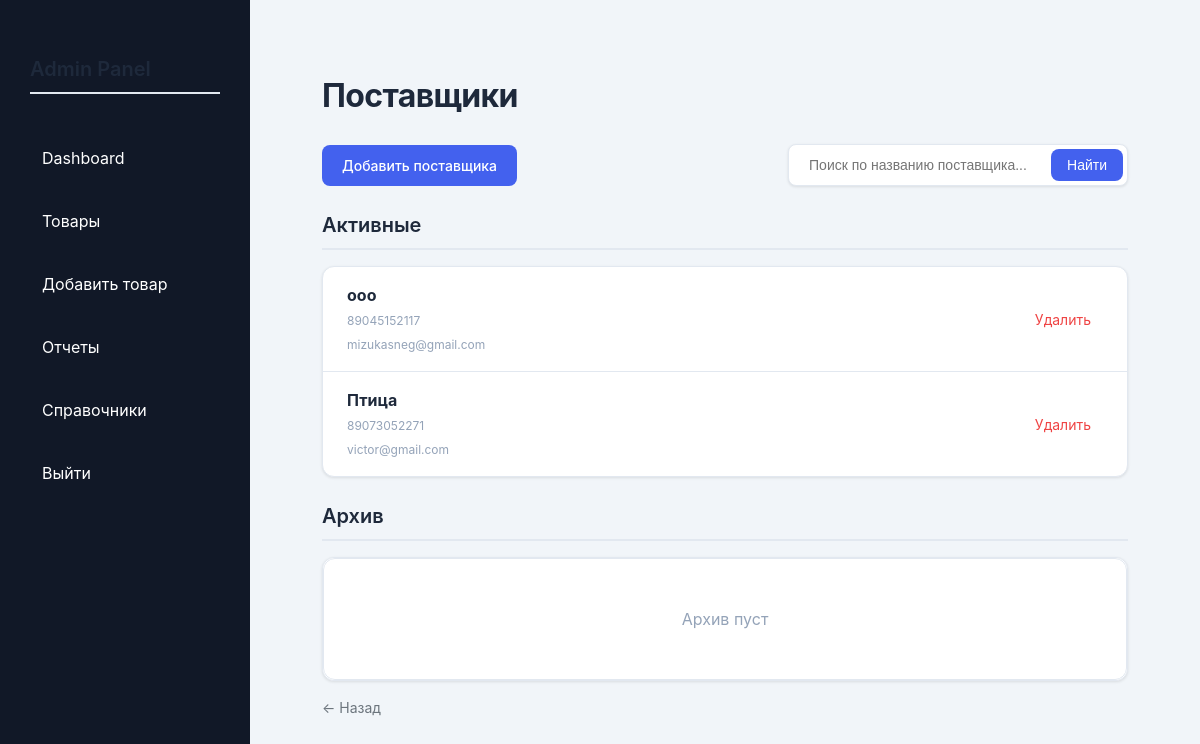
Before: /admin-panel/suppliers/ with the older database file.
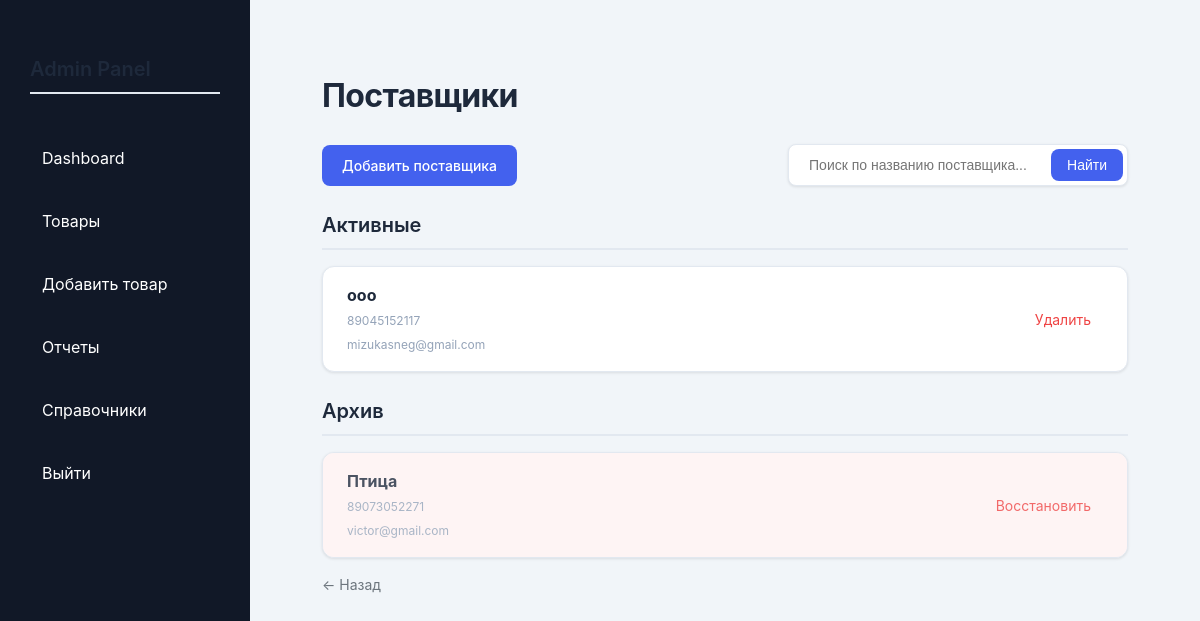
After: the same page with the newer database file.
### shop/models.py (models this page shows, shortened)
class Supplier(models.Model):
    name = models.CharField(max_length=255, verbose_name="Название")
    phone = models.CharField(max_length=11, verbose_name="Телефон")
    email = models.EmailField(blank=True, null=True, verbose_name="Email")
    is_active = models.BooleanField(default=True)
    class Meta:
        verbose_name = "Поставщик"
        verbose_name_plural = "Поставщики"

### admin_panel/views.py (the view, shortened to what this page needs)
# urls.py: path('suppliers/', views.supplier_list, name='supplier_list'),
def supplier_list(request):
    q = request.GET.get('q')
    suppliers = Supplier.objects.filter(is_active=True)
    archived_suppliers = Supplier.objects.filter(is_active=False)
    return render(
        request,
        'admin_panel/dictionaries/suppliers/suppliers.html',
        {
            'suppliers': suppliers,
            'archived_suppliers': archived_suppliers,
        }
    )

### cart/context_processors.py (called while the page is built)
def cart(request):
    if request.user.is_authenticated:
        buyer = getattr(request.user, 'buyer', None)
        if buyer:
            count = Cart.objects.filter(
                buyer=buyer
            ).aggregate(
                total=Sum('quantity')
            )['total'] or 0
        else:
            count = 0
    else:
        count = 0
    return {
        'cart_item_count': count
    }

### admin_panel/templates/admin_panel/dictionaries/suppliers/suppliers.html (shortened to what this page needs)
{% extends 'admin_panel/base.html' %}
{% load static %}
{% block extra_css %}
<link rel="stylesheet" href="{% static 'admin_panel/css/index.css' %}">
{% endblock %}
{% block content %}
<div class="container">
    <h1>Поставщики</h1>
    <div class="action-bar">
        <a href="{% url 'admin_panel:supplier_create' %}" class="btn">
            Добавить поставщика
        </a>
        <form method="get" class="search-box">
            <input type="text" name="q"
                   placeholder="Поиск по названию поставщика..."
                   value="{{ search_query }}">
            <button type="submit">Найти</button>
        </form>
    </div>
    <h2>Активные</h2>
    <div class="list">
        {% for supplier in suppliers %}
            <div class="list-item">
                <div class="supplier-info">
                    <strong>{{ supplier.name }}</strong><br>
                    <small>
                        {{ supplier.phone }}<br>
                        {{ supplier.email|default:"—" }}
                    </small>
                </div>
                <a href="{% url 'admin_panel:supplier_delete' supplier.id %}">
                    Удалить
                </a>
            </div>
        {% endfor %}
    </div>
    <h2>Архив</h2>
    <div class="list">
        {% for supplier in archived_suppliers %}
            <div class="list-item inactive">
                <div class="supplier-info">
                    <strong>{{ supplier.name }}</strong><br>
                    <small>
                        {{ supplier.phone }}<br>
                        {{ supplier.email|default:"—" }}
                    </small>
                </div>
                <a href="{% url 'admin_panel:supplier_restore' supplier.id %}">
                    Восстановить
                </a>
            </div>
        {% empty %}
            <div class="empty-state">
                Архив пуст
            </div>
        {% endfor %}
    </div>
    <a href="javascript:history.back()" class="back-link">
        ← Назад
    </a>
</div>
{% endblock %}

Changed rows visible on the page:
changed Supplier "Птица": moves from the list under "Активные" to the list under "Архив"
Other visible differences:
text no longer shown: "Архив пуст"
